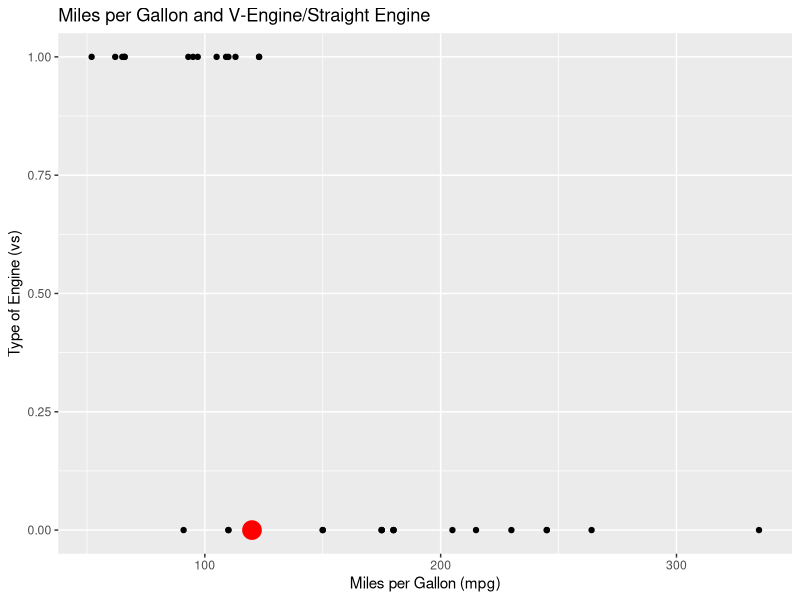

R code for this plot:
library(ggplot2)

data(mtcars)

sample.df <- data.frame(hp=120, vs=0)

# use a generalized linar model, family binomial
glm <- glm(data=mtcars, formula=vs ~ hp, family=binomial(link="logit"))

# print graph
p <- ggplot(mtcars, aes(x=hp, y=vs))
p <- p + geom_point()
p <- p + labs(title="Miles per Gallon and V-Engine/Straight Engine", x="Miles per Gallon (mpg)", y="Type of Engine (vs)")
p <- p + geom_point(data=sample.df, aes(x=hp, y=vs), color="red", size=6)
